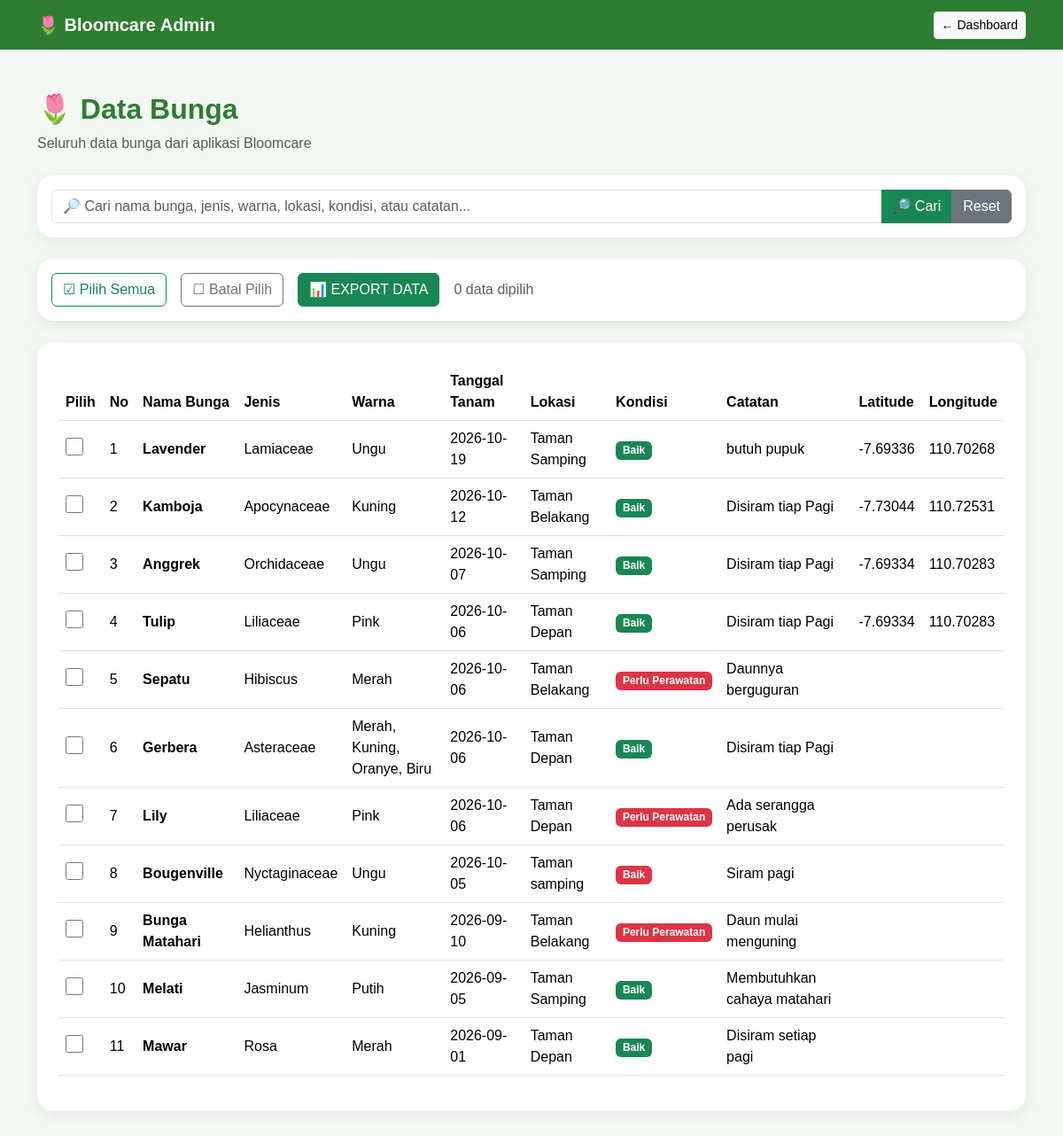
Screenshot of /bloomcare_admin/bunga.php with the database file from the repository.
### tables this page shows
CREATE TABLE `bunga` (
  `id` int NOT NULL,
  `nama_bunga` varchar(100) NOT NULL,
  `jenis_bunga` varchar(100) NOT NULL,
  `warna` varchar(50) NOT NULL,
  `tanggal_tanam` date DEFAULT NULL,
  `lokasi` varchar(150) DEFAULT NULL,
  `kondisi` varchar(50) NOT NULL,
  `foto` varchar(255) DEFAULT NULL,
  `catatan` text,
  `created_at` timestamp NULL DEFAULT CURRENT_TIMESTAMP,
  `latitude` varchar(50) DEFAULT NULL,
  `longitude` varchar(50) DEFAULT NULL
);

### bloomcare_admin/bunga.php (the view, shortened to what this page needs)
<?php
include "koneksi.php";
$cari = $_GET['cari'] ?? '';
$cari = trim($cari);
if ($cari !== '') {
    $keyword = "%" . $cari . "%";
    $stmt = $conn->prepare("
        SELECT *
        FROM bunga
        WHERE
            nama_bunga LIKE ?
            OR jenis_bunga LIKE ?
            OR warna LIKE ?
            OR lokasi LIKE ?
            OR kondisi LIKE ?
            OR catatan LIKE ?
        ORDER BY id DESC
    ");
    $stmt->bind_param(
        "ssssss",
        $keyword,
        $keyword,
        $keyword,
        $keyword,
        $keyword,
        $keyword
    );
    $stmt->execute();
    $result = $stmt->get_result();
} else {
    $sql = "SELECT * FROM bunga ORDER BY id DESC";
    $result = $conn->query($sql);
}
?>
<!DOCTYPE html>
<html lang="id">
<head>
    <link
        href="https://cdn.jsdelivr.net/npm/bootstrap@5.3.3/dist/css/bootstrap.min.css"
        rel="stylesheet"
    >
</head>
<body>
<nav class="navbar navbar-expand-lg">
    <div class="container">
        <a
            class="navbar-brand"
            href="index.php"
        >
            🌷 Bloomcare Admin
        </a>
        <a
            href="index.php"
            class="btn btn-light btn-sm"
        >
            ← Dashboard
        </a>
    </div>
</nav>
<div class="container py-5">
    <div class="mb-4">
        <h2 class="page-title">
            🌷 Data Bunga
        </h2>
        <p class="text-muted">
            Seluruh data bunga dari aplikasi Bloomcare
        </p>
    </div>
    <div class="card p-3 mb-4">
        <form method="GET">
            <div class="input-group">
                <input
                    type="text"
                    name="cari"
                    class="form-control"
                    placeholder="🔎 Cari nama bunga, jenis, warna, lokasi, kondisi, atau catatan..."
                    value="<?= htmlspecialchars($cari) ?>"
                >
                <button
                    type="submit"
                    class="btn btn-success"
                >
                    🔎 Cari
                </button>
                <a
                    href="bunga.php"
                    class="btn btn-secondary"
                >
                    Reset
                </a>
            </div>
        </form>
    </div>
    <div class="card p-3 mb-4">
        <form
            method="GET"
            action="export_excel.php"
            id="formExport"
        >
            <div class="d-flex align-items-center gap-3 flex-wrap">
                <button
                    type="button"
                    class="btn btn-outline-success"
                    onclick="pilihSemua()"
                >
                    ☑ Pilih Semua
                </button>
                <button
                    type="button"
                    class="btn btn-outline-secondary"
                    onclick="batalPilih()"
                >
                    ☐ Batal Pilih
                </button>
                <button
                    type="button"
                    class="btn btn-success"
                    onclick="pilihFormatExport()">
                    📊 EXPORT DATA
               </button>
                <span
                    id="jumlahDipilih"
                    class="text-muted"
                >
                    0 data dipilih
                </span>
            </div>
        </form>
    </div>
    <div class="card p-4">
        <div class="table-responsive">
            <table class="table table-hover">
                <thead>
                    <tr>
                        <th>
                            Pilih
                        </th>
                        <th>
                            No
                        </th>
                        <th>
                            Nama Bunga
                        </th>
                        <th>
                            Jenis
                        </th>
                        <th>
                            Warna
                        </th>
                        <th>
                            Tanggal Tanam
                        </th>
                        <th>
                            Lokasi
                        </th>
                        <th>
                            Kondisi
                        </th>
                        <th>
                            Catatan
                        </th>
                        <th>
                            Latitude
                        </th>
                        <th>
                            Longitude
                        </th>
                    </tr>
                </thead>
                <tbody>
                    <?php
                    $no = 1;
                    if ($result && $result->num_rows > 0):
                        while ($row = $result->fetch_assoc()):
                    ?>
                    <tr>
                        <td>
                            <input
                                type="checkbox"
                                class="checkbox-pilih"
                                name="ids[]"
                                value="<?= $row['id'] ?>"
                                form="formExport"
                                onchange="hitungPilihan()"
                            >
                        </td>
                        <td>
                            <?= $no++ ?>
                        </td>
                        <td>
                            <strong>
                                <?= htmlspecialchars(
                                    $row['nama_bunga'] ?? ''
                                ) ?>
                            </strong>
                        </td>
                        <td>
                            <?= htmlspecialchars(
                                $row['jenis_bunga'] ?? ''
                            ) ?>
                        </td>
                        <td>
                            <?= htmlspecialchars(
                                $row['warna'] ?? ''
                            ) ?>
                        </td>
                        <td>
                            <?= htmlspecialchars(
                                $row['tanggal_tanam'] ?? ''
                            ) ?>
                        </td>
                        <td>
                            <?= htmlspecialchars(
                                $row['lokasi'] ?? ''
                            ) ?>
                        </td>
                        <td>
                            <?php if (($row['kondisi'] ?? '') === 'Baik'): ?>
                                <span class="badge badge-baik">
                                    Baik
                                </span>
                            <?php elseif (!empty($row['kondisi'])): ?>
                                <span class="badge badge-perlu">
                                    <?= htmlspecialchars(
                                        $row['kondisi']
                                    ) ?>
                                </span>
                            <?php else: ?>
                                <span class="text-muted">
                                    -
                                </span>
                            <?php endif; ?>
                        </td>
                        <td>
                            <?= htmlspecialchars(
                                $row['catatan'] ?? ''
                            ) ?>
                        </td>
                        <td>
                            <?= htmlspecialchars(
                                $row['latitude'] ?? ''
                            ) ?>
                        </td>
                        <td>
                            <?= htmlspecialchars(
                                $row['longitude'] ?? ''
                            ) ?>
                        </td>
                    </tr>
                    <?php
                        endwhile;
                    endif; ?>
                </tbody>
            </table>
        </div>
    </div>
</div>
</body>
</html>

### bloomcare_admin/bunga.php (style rules this page uses)
body { background: #f4f8f3; font-family: Arial, sans-serif; }
.navbar { background: #2e7d32; }
.navbar-brand { font-weight: bold; color: white !important; }
.page-title { color: #2e7d32; font-weight: bold; }
.card { border: none; border-radius: 18px; box-shadow: 0 4px 15px rgba(0, 0, 0, 0.08); }
.table { vertical-align: middle; }
.table thead { background: #2e7d32; color: white; }
.badge-baik { background: #198754; }
.badge-perlu { background: #dc3545; }
.checkbox-pilih { width: 20px; height: 20px; cursor: pointer; }

### rows the page displays
bunga: nama_bunga "Lavender", jenis_bunga "Lamiaceae", warna "Ungu", tanggal_tanam "2026-10-19", lokasi "Taman Samping", kondisi "Baik", catatan "butuh pupuk", latitude "-7.69336", longitude "110.70268"
bunga: nama_bunga "Kamboja", jenis_bunga "Apocynaceae", warna "Kuning", tanggal_tanam "2026-10-12", lokasi "Taman Belakang", kondisi "Baik", catatan "Disiram tiap Pagi", latitude "-7.73044", longitude "110.72531"
bunga: nama_bunga "Anggrek", jenis_bunga "Orchidaceae", warna "Ungu", tanggal_tanam "2026-10-07", lokasi "Taman Samping", kondisi "Baik", catatan "Disiram tiap Pagi", latitude "-7.69334", longitude "110.70283"
bunga: nama_bunga "Tulip", jenis_bunga "Liliaceae", warna "Pink", tanggal_tanam "2026-10-06", lokasi "Taman Depan", kondisi "Baik", catatan "Disiram tiap Pagi", latitude "-7.69334", longitude "110.70283"
bunga: nama_bunga "Sepatu", jenis_bunga "Hibiscus", warna "Merah", tanggal_tanam "2026-10-06", lokasi "Taman Belakang", kondisi "Perlu Perawatan", catatan "Daunnya berguguran"
bunga: nama_bunga "Gerbera", jenis_bunga "Asteraceae", warna "Merah, Kuning, Oranye, Biru", tanggal_tanam "2026-10-06", lokasi "Taman Depan", kondisi "Baik", catatan "Disiram tiap Pagi"
bunga: nama_bunga "Lily", jenis_bunga "Liliaceae", warna "Pink", tanggal_tanam "2026-10-06", lokasi "Taman Depan", kondisi "Perlu Perawatan", catatan "Ada serangga perusak"
bunga: nama_bunga "Bougenville", jenis_bunga "Nyctaginaceae", warna "Ungu", tanggal_tanam "2026-10-05", lokasi "Taman samping", kondisi "Baik", catatan "Siram pagi"
bunga: nama_bunga "Bunga Matahari", jenis_bunga "Helianthus", warna "Kuning", tanggal_tanam "2026-09-10", lokasi "Taman Belakang", kondisi "Perlu Perawatan", catatan "Daun mulai menguning"
bunga: nama_bunga "Melati", jenis_bunga "Jasminum", warna "Putih", tanggal_tanam "2026-09-05", lokasi "Taman Samping", kondisi "Baik", catatan "Membutuhkan cahaya matahari"
bunga: nama_bunga "Mawar", jenis_bunga "Rosa", warna "Merah", tanggal_tanam "2026-09-01", lokasi "Taman Depan", kondisi "Baik", catatan "Disiram setiap pagi"
